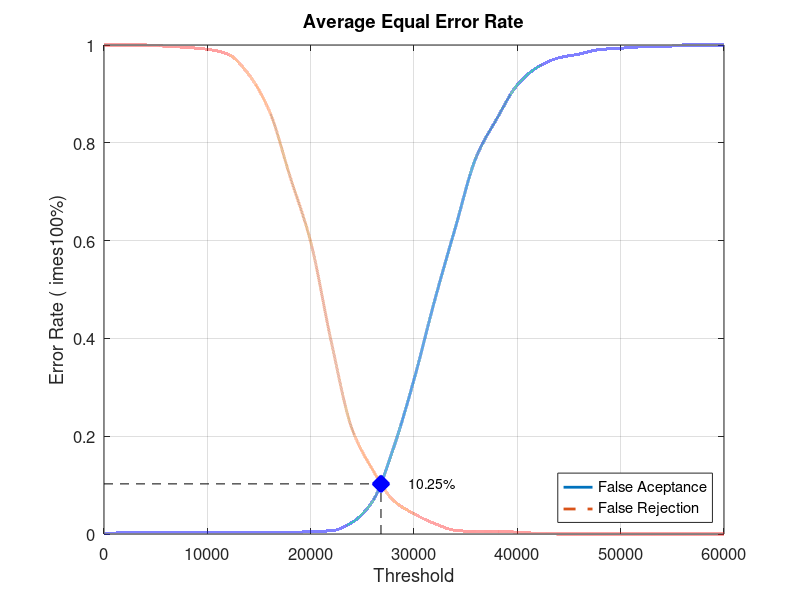
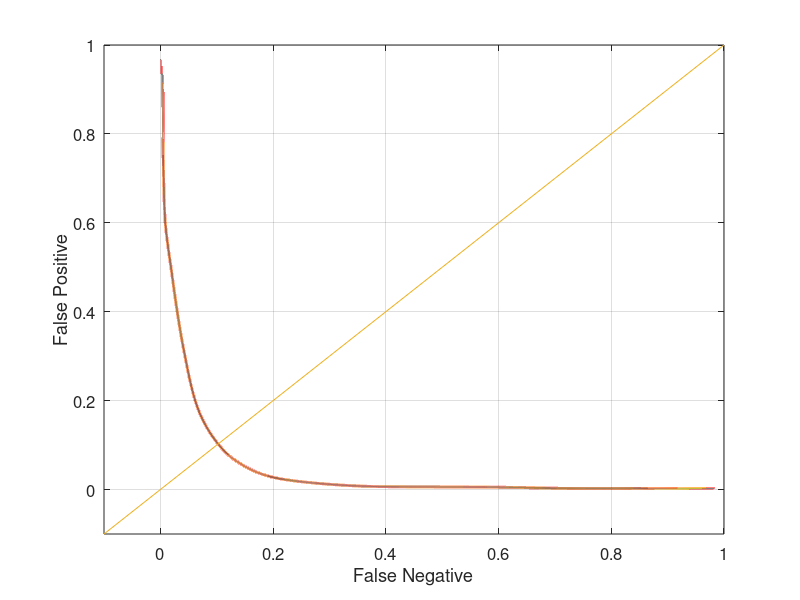

Source code (MATLAB) for these figures, in order:
close all;
clear;
clc;
x = 0:2000:60000;
xq = 0:0.5:60000;

y0 = [0 0.00263158 0.00263158 0.00263158 0.00263158 0.00263158 0.00263158 0.00263158 0.00263158 0.00263158 0.00526316 0.00657895 0.0236842 0.0671053 0.175 0.315789 0.477632 0.626316 0.769737 0.848684 0.918421 0.955263 0.973684 0.981579 0.990789 0.993421 0.996053 0.996053 1 1 1]
yy0 = interp1(x, y0, xq, 'pchip');
y1 = [1 1 1 0.9975 0.995 0.99125 0.98125 0.94 0.865 0.73125 0.5975 0.3925 0.215 0.13125 0.06875 0.04125 0.02125 0.0075 0.005 0.005 0.00375 0.00125 0 0 0 0 0 0 0 0 0]
yy1 = interp1(x, y1, xq, 'pchip');

% Calculating EER: 
y2 = abs(y0 - y1);
find(y2 == min(y2))
yy2 = abs(yy0 - yy1);
xEER = find(yy2 == min(yy2));
xEERIndex = xq(xEER) % X-axis EER
yEER = yy0(xEER) % Y-axis EER

main = figure
plot(xq, yy0,'-','LineWidth', 2);	hold on
plot(xq, yy1,'--','LineWidth', 2);	hold on
plot([xEERIndex xEERIndex], [0 yEER], 'k--');	hold on
plot([0 xEERIndex], [yEER yEER], 'k--');	hold on
plot(xEERIndex, yEER, 'bx', 'LineWidth', 10);	hold on
text(xEERIndex + 10 * xEERIndex / 100, yEER, [num2str(round((10000 * yEER)) / 100) '%'])
legend('False Aceptance', 'False Rejection', 'Location', 'SouthEast')
xlabel('Threshold')
ylabel('Error Rate (	imes100%)')
title('Average Equal Error Rate')
set(gca, 'FontSize', 12)
axis([0 60000 0 1])
grid on

print(main, 'Experiment1AverageMain', '-dpng');
FNRxFPR = figure('Color', [1 1 1]);
plot(yy1, yy0, '-', yy1, yy0, 'LineWidth', 2);
hold on
y = -0.1:0.1:1
plot(y, y); 
set(gca, 'FontSize', 12)
xlabel('False Negative')
ylabel('False Positive')
axis([-0.1 1 -0.1 1])
set(gca, 'FontSize', 12)
grid on

print(FNRxFPR, 'Experiment1AverageFNRxFPR','-dpng');
